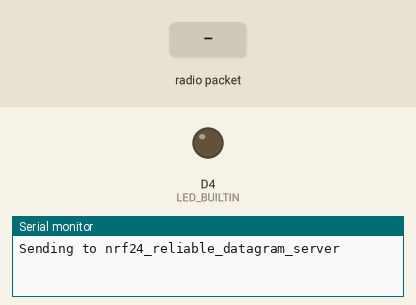
Simulated run of this sketch. Board: ESP8266 (Wemos D1 mini). Shown: output pins drawn as LEDs (lit = HIGH, except the on-board LED, lit = LOW), the last lines printed to the serial monitor. Inputs (shaded band) come from the test bench. No radio packets arrive unless stated.

Above: at 1.2 s.
1.3 s: radio packet "1" arrives
At 1.7 s:
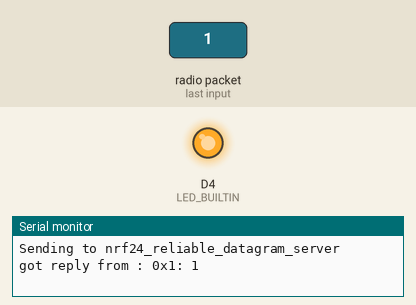
2.8 s: radio packet "0" arrives
At 3.1 s:
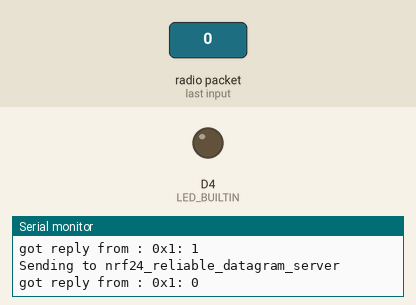
5.8 s: radio packet "2" arrives
At 7.4 s:
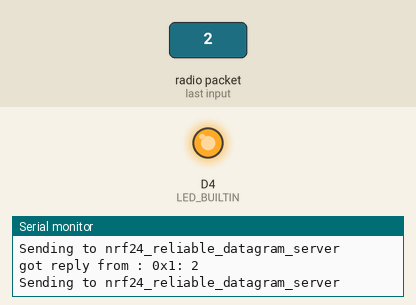
Timing chart, 0 to 8.9 s (numbered marks = the images above; inputs shaded):
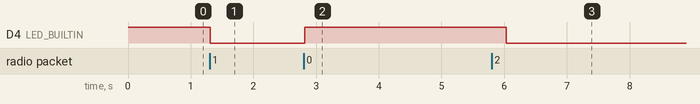

Measured:
- after the input at 1.3 s, D4 (LED_BUILTIN): HIGH → LOW at once
- after the input at 2.8 s, D4 (LED_BUILTIN): LOW → HIGH at once
- after the input at 5.8 s, D4 (LED_BUILTIN): HIGH → LOW after 0.24 s

The sketch:

nrf24tx.ino
```cpp
// nrf24_reliable_datagram_client.pde
// -*- mode: C++ -*-
// Example sketch showing how to create a simple addressed, reliable messaging client
// with the RHReliableDatagram class, using the RH_NRF24 driver to control a NRF24 radio.
// It is designed to work with the other example nrf24_reliable_datagram_server
// Tested on Uno with Sparkfun WRL-00691 NRF24L01 module
// Tested on Teensy with Sparkfun WRL-00691 NRF24L01 module
// Tested on Anarduino Mini (http://www.anarduino.com/mini/) with RFM73 module
// Tested on Arduino Mega with Sparkfun WRL-00691 NRF25L01 module
#include <RHReliableDatagram.h>
#include <RH_NRF24.h>
#include <SPI.h>
#define CLIENT_ADDRESS 1
#define SERVER_ADDRESS 2
// Singleton instance of the radio driver
RH_NRF24 driver(D2, D8);
// RH_NRF24 driver(8, 7);   // For RFM73 on Anarduino Mini
// Class to manage message delivery and receipt, using the driver declared above
RHReliableDatagram manager(driver, CLIENT_ADDRESS);
void setup()
{
  Serial.begin(115200);
  if (!manager.init())
    Serial.println("init failed");
  // Defaults after init are 2.402 GHz (channel 2), 2Mbps, 0dBm

  pinMode(LED_BUILTIN, OUTPUT);
  digitalWrite(LED_BUILTIN, 1);
}

uint8_t data[] = "Hello World!";

// Dont put this on the stack:
uint8_t buf[RH_NRF24_MAX_MESSAGE_LEN];

int isOn = 0;

void loop()
{
  Serial.println("Sending to nrf24_reliable_datagram_server");

  // Send a message to manager_server
  if (manager.sendtoWait(data, sizeof(data), SERVER_ADDRESS))
  {
    // Now wait for a reply from the server
    uint8_t len = sizeof(buf);
    uint8_t from;
    if (manager.recvfromAckTimeout(buf, &len, 2000, &from))
    {
      Serial.print("got reply from : 0x");
      Serial.print(from, HEX);
      Serial.print(": ");
      Serial.println((char*)buf);

      digitalWrite(LED_BUILTIN, isOn);
      isOn = !isOn;
    }
    else
    {
      Serial.println("No reply, is nrf24_reliable_datagram_server running?");
    }
  }
  else
    Serial.println("sendtoWait failed");
  delay(500);
}
```
